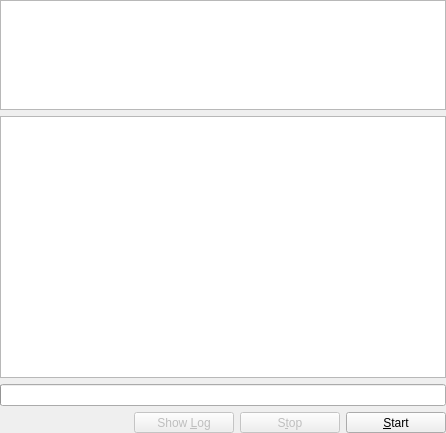
<?xml version="1.0" encoding="UTF-8"?>
<ui version="4.0">
 <class>OutputPage</class>
 <widget class="QWidget" name="OutputPage">
  <property name="geometry">
   <rect>
    <x>0</x>
    <y>0</y>
    <width>446</width>
    <height>433</height>
   </rect>
  </property>
  <property name="windowTitle">
   <string>Output</string>
  </property>
  <layout class="QVBoxLayout">
   <property name="spacing">
    <number>-1</number>
   </property>
   <property name="margin">
    <number>0</number>
   </property>
   <item>
    <widget class="QListView" name="outputs">
     <property name="sizePolicy">
      <sizepolicy hsizetype="Preferred" vsizetype="Fixed">
       <horstretch>0</horstretch>
       <verstretch>0</verstretch>
      </sizepolicy>
     </property>
     <property name="minimumSize">
      <size>
       <width>0</width>
       <height>110</height>
      </size>
     </property>
     <property name="maximumSize">
      <size>
       <width>32767</width>
       <height>110</height>
      </size>
     </property>
     <property name="focusPolicy">
      <enum>Qt::StrongFocus</enum>
     </property>
     <property name="contextMenuPolicy">
      <enum>Qt::CustomContextMenu</enum>
     </property>
     <property name="flow">
      <enum>QListView::LeftToRight</enum>
     </property>
     <property name="viewMode">
      <enum>QListView::IconMode</enum>
     </property>
    </widget>
   </item>
   <item>
    <widget class="QTreeView" name="progressListView">
     <property name="sizePolicy">
      <sizepolicy hsizetype="Expanding" vsizetype="Expanding">
       <horstretch>0</horstretch>
       <verstretch>0</verstretch>
      </sizepolicy>
     </property>
     <property name="alternatingRowColors">
      <bool>true</bool>
     </property>
     <property name="rootIsDecorated">
      <bool>false</bool>
     </property>
     <property name="uniformRowHeights">
      <bool>true</bool>
     </property>
     <property name="allColumnsShowFocus">
      <bool>true</bool>
     </property>
     <property name="headerHidden">
      <bool>true</bool>
     </property>
    </widget>
   </item>
   <item>
    <widget class="QProgressBar" name="progressBar">
     <property name="orientation">
      <enum>Qt::Horizontal</enum>
     </property>
    </widget>
   </item>
   <item>
    <layout class="QHBoxLayout">
     <property name="spacing">
      <number>6</number>
     </property>
     <property name="margin">
      <number>0</number>
     </property>
     <item>
      <spacer>
       <property name="orientation">
        <enum>Qt::Horizontal</enum>
       </property>
       <property name="sizeType">
        <enum>QSizePolicy::Expanding</enum>
       </property>
       <property name="sizeHint" stdset="0">
        <size>
         <width>104</width>
         <height>20</height>
        </size>
       </property>
      </spacer>
     </item>
     <item>
      <widget class="QToolButton" name="showLogPushBtn">
       <property name="enabled">
        <bool>false</bool>
       </property>
       <property name="sizePolicy">
        <sizepolicy hsizetype="Fixed" vsizetype="Minimum">
         <horstretch>0</horstretch>
         <verstretch>0</verstretch>
        </sizepolicy>
       </property>
       <property name="minimumSize">
        <size>
         <width>100</width>
         <height>0</height>
        </size>
       </property>
       <property name="text">
        <string>Show &amp;Log</string>
       </property>
      </widget>
     </item>
     <item>
      <widget class="QToolButton" name="stopPushBtn">
       <property name="enabled">
        <bool>false</bool>
       </property>
       <property name="sizePolicy">
        <sizepolicy hsizetype="Fixed" vsizetype="Minimum">
         <horstretch>0</horstretch>
         <verstretch>0</verstretch>
        </sizepolicy>
       </property>
       <property name="minimumSize">
        <size>
         <width>100</width>
         <height>0</height>
        </size>
       </property>
       <property name="text">
        <string>S&amp;top</string>
       </property>
      </widget>
     </item>
     <item>
      <widget class="QToolButton" name="startButton">
       <property name="sizePolicy">
        <sizepolicy hsizetype="Fixed" vsizetype="Minimum">
         <horstretch>0</horstretch>
         <verstretch>0</verstretch>
        </sizepolicy>
       </property>
       <property name="minimumSize">
        <size>
         <width>100</width>
         <height>0</height>
        </size>
       </property>
       <property name="text">
        <string>&amp;Start</string>
       </property>
      </widget>
     </item>
    </layout>
   </item>
  </layout>
 </widget>
 <layoutdefault spacing="6" margin="11"/>
 <layoutfunction spacing="KDialog::spacingHint" margin="KDialog::marginHint"/>
 <tabstops>
  <tabstop>outputs</tabstop>
  <tabstop>showLogPushBtn</tabstop>
  <tabstop>stopPushBtn</tabstop>
 </tabstops>
 <includes>
  <include location="local">kpushbutton.h</include>
 </includes>
 <resources/>
 <connections>
  <connection>
   <sender>showLogPushBtn</sender>
   <signal>clicked()</signal>
   <receiver>OutputPage</receiver>
   <slot>showLog()</slot>
   <hints>
    <hint type="sourcelabel">
     <x>20</x>
     <y>20</y>
    </hint>
    <hint type="destinationlabel">
     <x>20</x>
     <y>20</y>
    </hint>
   </hints>
  </connection>
  <connection>
   <sender>stopPushBtn</sender>
   <signal>clicked()</signal>
   <receiver>OutputPage</receiver>
   <slot>stop()</slot>
   <hints>
    <hint type="sourcelabel">
     <x>20</x>
     <y>20</y>
    </hint>
    <hint type="destinationlabel">
     <x>20</x>
     <y>20</y>
    </hint>
   </hints>
  </connection>
  <connection>
   <sender>startButton</sender>
   <signal>clicked()</signal>
   <receiver>OutputPage</receiver>
   <slot>start()</slot>
   <hints>
    <hint type="sourcelabel">
     <x>20</x>
     <y>20</y>
    </hint>
    <hint type="destinationlabel">
     <x>20</x>
     <y>20</y>
    </hint>
   </hints>
  </connection>
 </connections>
</ui>
